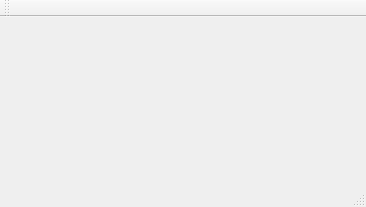
<?xml version="1.0" encoding="UTF-8"?>
<ui version="4.0">
 <class>MainWindow</class>
 <widget class="QMainWindow" name="MainWindow">
  <property name="geometry">
   <rect>
    <x>0</x>
    <y>0</y>
    <width>366</width>
    <height>207</height>
   </rect>
  </property>
  <property name="windowTitle">
   <string>MainWindow</string>
  </property>
  <widget class="QWidget" name="centralWidget"/>
  <widget class="QMenuBar" name="menuBar">
   <property name="geometry">
    <rect>
     <x>0</x>
     <y>0</y>
     <width>366</width>
     <height>22</height>
    </rect>
   </property>
  </widget>
  <widget class="QToolBar" name="mainToolBar">
   <attribute name="toolBarArea">
    <enum>TopToolBarArea</enum>
   </attribute>
   <attribute name="toolBarBreak">
    <bool>false</bool>
   </attribute>
  </widget>
  <widget class="QStatusBar" name="statusBar"/>
 </widget>
 <layoutdefault spacing="6" margin="11"/>
 <resources/>
 <connections/>
</ui>
